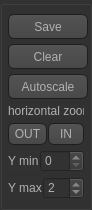
           <widget class="QGroupBox" name="displayGraphs_5">
            <property name="minimumSize">
             <size>
              <width>92</width>
              <height>210</height>
             </size>
            </property>
            <property name="maximumSize">
             <size>
              <width>92</width>
              <height>220</height>
             </size>
            </property>
            <property name="cursor">
             <cursorShape>ArrowCursor</cursorShape>
            </property>
            <property name="styleSheet">
             <string notr="true">QToolTip
{
     border: 1px solid black;
     background-color: #ffa02f;
     padding: 1px;
     border-radius: 3px;
     opacity: 100;
}

QWidget
{
    color: #b1b1b1;
    background-color: #323232;
}

QWidget:item:hover
{
    background-color: QLinearGradient( x1: 0, y1: 0, x2: 0, y2: 1, stop: 0 #ffa02f, stop: 1 #ca0619);
    color: #000000;
}

QWidget:item:selected
{
    background-color: QLinearGradient( x1: 0, y1: 0, x2: 0, y2: 1, stop: 0 #ffa02f, stop: 1 #d7801a);
}

QMenuBar::item
{
    background: transparent;
}

QMenuBar::item:selected
{
    background: transparent;
    border: 1px solid #ffaa00;
}

QMenuBar::item:pressed
{
    background: #444;
    border: 1px solid #000;
    background-color: QLinearGradient(
        x1:0, y1:0,
        x2:0, y2:1,
        stop:1 #212121,
        stop:0.4 #343434/*,
        stop:0.2 #343434,
        stop:0.1 #ffaa00*/
    );
    margin-bottom:-1px;
    padding-bottom:1px;
}

QMenu
{
    border: 1px solid #000;
}

QMenu::item
{
    padding: 2px 20px 2px 20px;
}

QMenu::item:selected
{
    color: #000000;
}

QWidget:disabled
{
    color: #404040;
    background-color: #323232;
}

QAbstractItemView
{
    background-color: QLinearGradient( x1: 0, y1: 0, x2: 0, y2: 1, stop: 0 #4d4d4d, stop: 0.1 #646464, stop: 1 #5d5d5d);
}

QWidget:focus
{
    /*border: 2px solid QLinearGradient( x1: 0, y1: 0, x2: 0, y2: 1, stop: 0 #ffa02f, stop: 1 #d7801a);*/
}

QLineEdit
{
    background-color: QLinearGradient( x1: 0, y1: 0, x2: 0, y2: 1, stop: 0 #4d4d4d, stop: 0 #646464, stop: 1 #5d5d5d);
    padding: 1px;
    border-style: solid;
    border: 1px solid #1e1e1e;
    border-radius: 5;
}

QPushButton
{
    color: #b1b1b1;
    background-color: QLinearGradient( x1: 0, y1: 0, x2: 0, y2: 1, stop: 0 #565656, stop: 0.1 #525252, stop: 0.5 #4e4e4e, stop: 0.9 #4a4a4a, stop: 1 #464646);
    border-width: 1px;
    border-color: #1e1e1e;
    border-style: solid;
    border-radius: 6;
    padding: 3px;
    font-size: 12px;
    padding-left: 5px;
    padding-right: 5px;
}

QPushButton:pressed
{
    background-color: QLinearGradient( x1: 0, y1: 0, x2: 0, y2: 1, stop: 0 #2d2d2d, stop: 0.1 #2b2b2b, stop: 0.5 #292929, stop: 0.9 #282828, stop: 1 #252525);
}

QComboBox
{
    selection-background-color: #ffaa00;
    background-color: QLinearGradient( x1: 0, y1: 0, x2: 0, y2: 1, stop: 0 #565656, stop: 0.1 #525252, stop: 0.5 #4e4e4e, stop: 0.9 #4a4a4a, stop: 1 #464646);
    border-style: solid;
    border: 1px solid #1e1e1e;
    border-radius: 5;
}

QComboBox:hover,QPushButton:hover
{
    border: 2px solid QLinearGradient( x1: 0, y1: 0, x2: 0, y2: 1, stop: 0 #ffa02f, stop: 1 #d7801a);
}


QComboBox:on
{
    padding-top: 3px;
    padding-left: 4px;
    background-color: QLinearGradient( x1: 0, y1: 0, x2: 0, y2: 1, stop: 0 #2d2d2d, stop: 0.1 #2b2b2b, stop: 0.5 #292929, stop: 0.9 #282828, stop: 1 #252525);
    selection-background-color: #ffaa00;
}

QComboBox QAbstractItemView
{
    border: 2px solid darkgray;
    selection-background-color: QLinearGradient( x1: 0, y1: 0, x2: 0, y2: 1, stop: 0 #ffa02f, stop: 1 #d7801a);
}

QComboBox::drop-down
{
     subcontrol-origin: padding;
     subcontrol-position: top right;
     width: 15px;

     border-left-width: 0px;
     border-left-color: darkgray;
     border-left-style: solid; /* just a single line */
     border-top-right-radius: 3px; /* same radius as the QComboBox */
     border-bottom-right-radius: 3px;
 }

QComboBox::down-arrow
{
     image: url(:/down_arrow.png);
}

QGroupBox:focus
{
border: 2px solid QLinearGradient( x1: 0, y1: 0, x2: 0, y2: 1, stop: 0 #ffa02f, stop: 1 #d7801a);
}

QTextEdit:focus
{
    border: 2px solid QLinearGradient( x1: 0, y1: 0, x2: 0, y2: 1, stop: 0 #ffa02f, stop: 1 #d7801a);
}

QScrollBar:horizontal {
     border: 1px solid #222222;
     background: QLinearGradient( x1: 0, y1: 0, x2: 0, y2: 1, stop: 0.0 #121212, stop: 0.2 #282828, stop: 1 #484848);
     height: 7px;
     margin: 0px 16px 0 16px;
}

QScrollBar::handle:horizontal
{
      background: QLinearGradient( x1: 0, y1: 0, x2: 1, y2: 0, stop: 0 #ffa02f, stop: 0.5 #d7801a, stop: 1 #ffa02f);
      min-height: 20px;
      border-radius: 2px;
}

QScrollBar::add-line:horizontal {
      border: 1px solid #1b1b19;
      border-radius: 2px;
      background: QLinearGradient( x1: 0, y1: 0, x2: 1, y2: 0, stop: 0 #ffa02f, stop: 1 #d7801a);
      width: 14px;
      subcontrol-position: right;
      subcontrol-origin: margin;
}

QScrollBar::sub-line:horizontal {
      border: 1px solid #1b1b19;
      border-radius: 2px;
      background: QLinearGradient( x1: 0, y1: 0, x2: 1, y2: 0, stop: 0 #ffa02f, stop: 1 #d7801a);
      width: 14px;
     subcontrol-position: left;
     subcontrol-origin: margin;
}

QScrollBar::right-arrow:horizontal, QScrollBar::left-arrow:horizontal
{
      border: 1px solid black;
      width: 1px;
      height: 1px;
      background: white;
}

QScrollBar::add-page:horizontal, QScrollBar::sub-page:horizontal
{
      background: none;
}

QScrollBar:vertical
{
      background: QLinearGradient( x1: 0, y1: 0, x2: 1, y2: 0, stop: 0.0 #121212, stop: 0.2 #282828, stop: 1 #484848);
      width: 7px;
      margin: 16px 0 16px 0;
      border: 1px solid #222222;
}

QScrollBar::handle:vertical
{
      background: QLinearGradient( x1: 0, y1: 0, x2: 0, y2: 1, stop: 0 #ffa02f, stop: 0.5 #d7801a, stop: 1 #ffa02f);
      min-height: 20px;
      border-radius: 2px;
}

QScrollBar::add-line:vertical
{
      border: 1px solid #1b1b19;
      border-radius: 2px;
      background: QLinearGradient( x1: 0, y1: 0, x2: 0, y2: 1, stop: 0 #ffa02f, stop: 1 #d7801a);
      height: 14px;
      subcontrol-position: bottom;
      subcontrol-origin: margin;
}

QScrollBar::sub-line:vertical
{
      border: 1px solid #1b1b19;
      border-radius: 2px;
      background: QLinearGradient( x1: 0, y1: 0, x2: 0, y2: 1, stop: 0 #d7801a, stop: 1 #ffa02f);
      height: 14px;
      subcontrol-position: top;
      subcontrol-origin: margin;
}

QScrollBar::up-arrow:vertical, QScrollBar::down-arrow:vertical
{
      border: 1px solid black;
      width: 1px;
      height: 1px;
      background: white;
}


QScrollBar::add-page:vertical, QScrollBar::sub-page:vertical
{
      background: none;
}

QTextEdit
{
    background-color: #242424;
}

QPlainTextEdit
{
    background-color: #242424;
}

QHeaderView::section
{
    background-color: QLinearGradient(x1:0, y1:0, x2:0, y2:1, stop:0 #616161, stop: 0.5 #505050, stop: 0.6 #434343, stop:1 #656565);
    color: white;
    padding-left: 4px;
    border: 1px solid #6c6c6c;
}

QCheckBox:disabled
{
color: #414141;
}

QDockWidget::title
{
    text-align: center;
    spacing: 3px; /* spacing between items in the tool bar */
    background-color: QLinearGradient(x1:0, y1:0, x2:0, y2:1, stop:0 #323232, stop: 0.5 #242424, stop:1 #323232);
}

QDockWidget::close-button, QDockWidget::float-button
{
    text-align: center;
    spacing: 1px; /* spacing between items in the tool bar */
    background-color: QLinearGradient(x1:0, y1:0, x2:0, y2:1, stop:0 #323232, stop: 0.5 #242424, stop:1 #323232);
}

QDockWidget::close-button:hover, QDockWidget::float-button:hover
{
    background: #242424;
}

QDockWidget::close-button:pressed, QDockWidget::float-button:pressed
{
    padding: 1px -1px -1px 1px;
}

QMainWindow::separator
{
    background-color: QLinearGradient(x1:0, y1:0, x2:0, y2:1, stop:0 #161616, stop: 0.5 #151515, stop: 0.6 #212121, stop:1 #343434);
    color: white;
    padding-left: 4px;
    border: 1px solid #4c4c4c;
    spacing: 3px; /* spacing between items in the tool bar */
}

QMainWindow::separator:hover
{

    background-color: QLinearGradient(x1:0, y1:0, x2:0, y2:1, stop:0 #d7801a, stop:0.5 #b56c17 stop:1 #ffa02f);
    color: white;
    padding-left: 4px;
    border: 1px solid #6c6c6c;
    spacing: 3px; /* spacing between items in the tool bar */
}

QToolBar::handle
{
     spacing: 3px; /* spacing between items in the tool bar */
     background: url(:/images/handle.png);
}

QMenu::separator
{
    height: 2px;
    background-color: QLinearGradient(x1:0, y1:0, x2:0, y2:1, stop:0 #161616, stop: 0.5 #151515, stop: 0.6 #212121, stop:1 #343434);
    color: white;
    padding-left: 4px;
    margin-left: 10px;
    margin-right: 5px;
}

QProgressBar
{
    border: 2px solid grey;
    border-radius: 5px;
    text-align: center;
}

QProgressBar::chunk
{
    background-color: #d7801a;
    width: 2.15px;
    margin: 0.5px;
}

QTabBar::tab {
    color: #b1b1b1;
    border: 1px solid #444;
    border-bottom-style: none;
    background-color: #323232;
    padding-left: 10px;
    padding-right: 10px;
    padding-top: 3px;
    padding-bottom: 2px;
    margin-right: -1px;
}

QTabWidget::pane {
    border: 1px solid #444;
    top: 1px;
}

QTabBar::tab:last
{
    margin-right: 0; /* the last selected tab has nothing to overlap with on the right */
    border-top-right-radius: 3px;
}

QTabBar::tab:first:!selected
{
 margin-left: 0px; /* the last selected tab has nothing to overlap with on the right */


    border-top-left-radius: 3px;
}

QTabBar::tab:!selected
{
    color: #b1b1b1;
    border-bottom-style: solid;
    margin-top: 3px;
    background-color: QLinearGradient(x1:0, y1:0, x2:0, y2:1, stop:1 #212121, stop:.4 #343434);
}

QTabBar::tab:selected
{
    border-top-left-radius: 3px;
    border-top-right-radius: 3px;
    margin-bottom: 0px;
}

QTabBar::tab:!selected:hover
{
    /*border-top: 2px solid #ffaa00;
    padding-bottom: 3px;*/
    border-top-left-radius: 3px;
    border-top-right-radius: 3px;
    background-color: QLinearGradient(x1:0, y1:0, x2:0, y2:1, stop:1 #212121, stop:0.4 #343434, stop:0.2 #343434, stop:0.1 #ffaa00);
}

QRadioButton::indicator:checked, QRadioButton::indicator:unchecked{
    color: #b1b1b1;
    background-color: #323232;
    border: 1px solid #b1b1b1;
    border-radius: 6px;
}

QRadioButton::indicator:checked
{
    background-color: qradialgradient(
        cx: 0.5, cy: 0.5,
        fx: 0.5, fy: 0.5,
        radius: 1.0,
        stop: 0.25 #ffaa00,
        stop: 0.3 #323232
    );
}

QCheckBox::indicator{
    color: #b1b1b1;
    background-color: #323232;
    border: 1px solid #b1b1b1;
    width: 9px;
    height: 9px;
}

QRadioButton::indicator
{
    border-radius: 6px;
}

QRadioButton::indicator:hover, QCheckBox::indicator:hover
{
    border: 1px solid #ffaa00;
}

QCheckBox::indicator:checked
{
    image:url(:/images/checkbox.png);
}

QCheckBox::indicator:disabled, QRadioButton::indicator:disabled
{
    border: 1px solid #444;
}</string>
            </property>
            <property name="title">
             <string/>
            </property>
            <layout class="QVBoxLayout" name="verticalLayout_11">
             <property name="spacing">
              <number>2</number>
             </property>
             <property name="margin">
              <number>5</number>
             </property>
             <item>
              <widget class="QPushButton" name="b_rrlplot_save_3">
               <property name="minimumSize">
                <size>
                 <width>80</width>
                 <height>15</height>
                </size>
               </property>
               <property name="maximumSize">
                <size>
                 <width>80</width>
                 <height>25</height>
                </size>
               </property>
               <property name="text">
                <string>Save</string>
               </property>
              </widget>
             </item>
             <item>
              <widget class="QPushButton" name="b_rrplot_clear_3">
               <property name="minimumSize">
                <size>
                 <width>80</width>
                 <height>15</height>
                </size>
               </property>
               <property name="maximumSize">
                <size>
                 <width>80</width>
                 <height>25</height>
                </size>
               </property>
               <property name="text">
                <string>Clear</string>
               </property>
              </widget>
             </item>
             <item>
              <widget class="QPushButton" name="b_rrplot_autoscale_3">
               <property name="minimumSize">
                <size>
                 <width>80</width>
                 <height>15</height>
                </size>
               </property>
               <property name="maximumSize">
                <size>
                 <width>80</width>
                 <height>25</height>
                </size>
               </property>
               <property name="font">
                <font>
                 <pointsize>-1</pointsize>
                </font>
               </property>
               <property name="text">
                <string>Autoscale</string>
               </property>
              </widget>
             </item>
             <item>
              <widget class="QLabel" name="label_15">
               <property name="maximumSize">
                <size>
                 <width>16777215</width>
                 <height>14</height>
                </size>
               </property>
               <property name="text">
                <string>horizontal zoom</string>
               </property>
              </widget>
             </item>
             <item>
              <layout class="QHBoxLayout" name="horizontalLayout_90">
               <property name="spacing">
                <number>1</number>
               </property>
               <property name="rightMargin">
                <number>0</number>
               </property>
               <item>
                <widget class="QPushButton" name="b_rrplot_zoomoutX_3">
                 <property name="minimumSize">
                  <size>
                   <width>20</width>
                   <height>0</height>
                  </size>
                 </property>
                 <property name="text">
                  <string>OUT</string>
                 </property>
                 <property name="autoRepeat">
                  <bool>true</bool>
                 </property>
                </widget>
               </item>
               <item>
                <widget class="QPushButton" name="b_rrplot_zoominX_3">
                 <property name="minimumSize">
                  <size>
                   <width>20</width>
                   <height>0</height>
                  </size>
                 </property>
                 <property name="font">
                  <font>
                   <pointsize>-1</pointsize>
                  </font>
                 </property>
                 <property name="text">
                  <string>IN</string>
                 </property>
                 <property name="autoRepeat">
                  <bool>true</bool>
                 </property>
                </widget>
               </item>
              </layout>
             </item>
             <item>
              <layout class="QHBoxLayout" name="horizontalLayout_91">
               <property name="spacing">
                <number>1</number>
               </property>
               <property name="rightMargin">
                <number>0</number>
               </property>
               <item>
                <widget class="QLabel" name="label_22">
                 <property name="text">
                  <string>Y min</string>
                 </property>
                </widget>
               </item>
               <item>
                <widget class="QDoubleSpinBox" name="sb_yminEnt">
                 <property name="decimals">
                  <number>0</number>
                 </property>
                 <property name="maximum">
                  <double>2999.000000000000000</double>
                 </property>
                 <property name="singleStep">
                  <double>5.000000000000000</double>
                 </property>
                </widget>
               </item>
              </layout>
             </item>
             <item>
              <layout class="QHBoxLayout" name="horizontalLayout_86">
               <property name="spacing">
                <number>1</number>
               </property>
               <property name="rightMargin">
                <number>0</number>
               </property>
               <item>
                <widget class="QLabel" name="label_14">
                 <property name="text">
                  <string>Y max</string>
                 </property>
                </widget>
               </item>
               <item>
                <widget class="QDoubleSpinBox" name="sb_ymaxEnt">
                 <property name="decimals">
                  <number>0</number>
                 </property>
                 <property name="maximum">
                  <double>100.000000000000000</double>
                 </property>
                 <property name="singleStep">
                  <double>1.000000000000000</double>
                 </property>
                 <property name="value">
                  <double>2.000000000000000</double>
                 </property>
                </widget>
               </item>
              </layout>
             </item>
            </layout>
           </widget>
